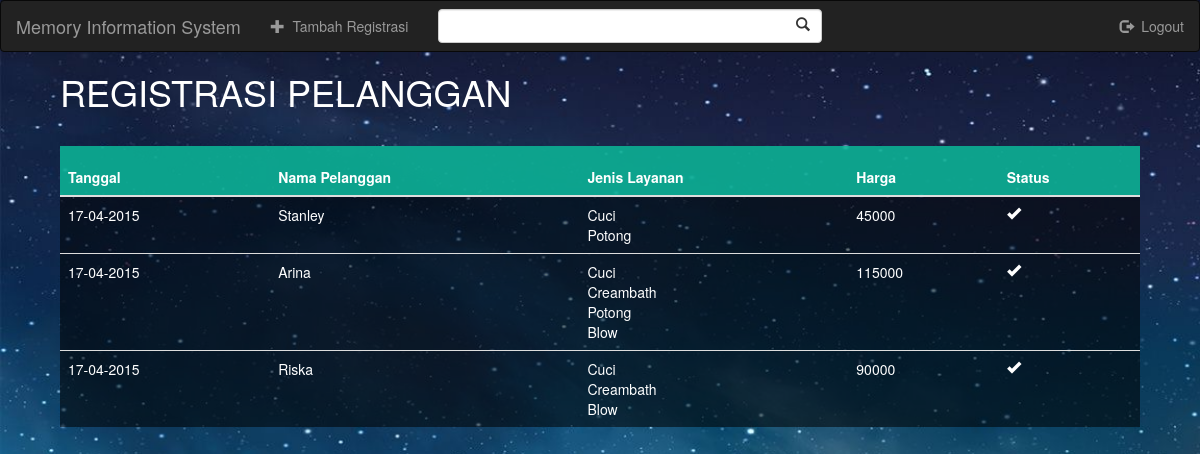
The page /layanan_selesai.php (signed in) on the database its author committed.
### tables this page shows
CREATE TABLE IF NOT EXISTS `pesanan_layanan` (
  `id_layanan` int(11) NOT NULL,
  `nama_pelanggan` varchar(30) NOT NULL,
  PRIMARY KEY (`id_layanan`,`nama_pelanggan`),
  KEY `nama_pelanggan` (`nama_pelanggan`)
);

CREATE TABLE IF NOT EXISTS `pesanan` (
  `nama_pelanggan` varchar(30) NOT NULL,
  `status` tinyint(1) NOT NULL DEFAULT '0',
  PRIMARY KEY (`nama_pelanggan`)
);

### layanan_selesai.php (called while the page is built, shortened)
<?php
	include 'registrasi.php';
?>

### registrasi.php (the view, shortened to what this page needs)
<!DOCTYPE html PUBLIC "-//W3C//DTD XHTML 1.0 Transitional//EN" "http://www.w3.org/TR/xhtml1/DTD/xhtml1-transitional.dtd">
<html xmlns="http://www.w3.org/1999/xhtml">
    <head>
        <link href="assets/css/my-css.css" rel="stylesheet" />
        <link href="assets/css/bootstrap.css" rel="stylesheet" />
		<link rel="stylesheet" type="text/css" href="assets/css/component.css" />
    </head>
    <body class="background" style="overflow:hidden;">
        <nav role="navigation" class="navbar navbar-inverse">
            <div class="navbar-header">
                <a href="#" class="navbar-brand">Memory Information System</a>
            </div>
            <div id="navbarCollapse" class="collapse navbar-collapse">
                <ul class="nav navbar-nav">
                    <li><a href="#" class="md-trigger" data-modal="modal-10"><span class="glyphicon glyphicon-plus"></span>&nbsp;&nbsp;Tambah Registrasi</a></li>
                </ul>
                <form role="search" class="navbar-form navbar-left">
                    <span class="right-inner-addon">
                        <input type="text" placeholder="Search" class="form-control search-input">
                    </span>
                </form>
                <ul class="nav navbar-nav navbar-right">
                    <li><a href="logout.php"><span class="glyphicon glyphicon-log-out"></span>&nbsp;&nbsp;Logout</a></li>
                </ul>
            </div>
        </nav>
        <div class="header">
        <font color="white"><h1>REGISTRASI PELANGGAN</h1></font>
        </div>
        <div class="box-registrasi">
            <table class="table tabel-registrasi">
                <thead>
                    <tr>
                        <th>Tanggal</th>
                        <th>Nama Pelanggan</th>
                        <th>Jenis Layanan</th>
                        <th>Harga</th>
                        <th>Status</th>
                    </tr>
                </thead>
                <tbody>
                <?php
                    $pesanan= mysql_query("SELECT *, SUM(biaya) as jumlah FROM pesanan NATURAL JOIN pesanan_layanan NATURAL JOIN layanan WHERE id = id_layanan AND status = FALSE GROUP BY nama_pelanggan ORDER BY id_layanan DESC") or die(mysql_error());
                    while($row = mysql_fetch_assoc($pesanan)){
                        $nama = $row['nama_pelanggan'];
                        $biaya = $row['jumlah'];
                        $pelayanan = mysql_query("SELECT nama FROM pesanan_layanan NATURAL JOIN layanan WHERE nama_pelanggan='$nama' AND id = id_layanan") or die(mysql_error());
                        echo '
                        <tr>
                            <td>'.date('d-m-Y').'</td>
                            <td>'.$nama.'</td>
                            <td>';
                        while($rowpelayanan = mysql_fetch_assoc($pelayanan)){
                            echo $rowpelayanan['nama'].'<br>';
                        }
                        echo '
                            </td>
                            <td>'.$biaya.'</td>
                            <td><span class="glyphicon glyphicon-ok status-pelayanan" onclick = layanan_selesai.php></span></td>
                        </tr>';
                    }
                ?>
                </tbody>
            </table>
        </div>
    </body>
</html>

### assets/css/my-css.css (style rules this page uses)
.background { background-image:url(../img/background.jpg); background-attachment:fixed; background-size: cover; }
.right-inner-addon { position: relative; }
.right-inner-addon input { padding-right: 30px; }
.search-input { width: 180% !important; }
.box-registrasi { padding-left: 5%; padding-right: 5%; padding-top: 2%; }
.tabel-registrasi { background-color: rgba(0,0,0,0.55); color: #ffffff; }
.tabel-registrasi th, .tabel-registrasi td { height: 50px; }
.tabel-registrasi th { background-color: rgba(14,199,168,0.8) !important; }
.header { padding-left: 5%; }

### rows shown on the page
pesanan_layanan: nama_pelanggan.nama_pelanggan "Stanley", nama "Cuci", nama "Potong", biaya "45000"
pesanan_layanan: nama_pelanggan.nama_pelanggan "Arina", nama "Cuci", nama "Creambath", nama "Potong", nama "Blow", biaya "115000"
pesanan_layanan: nama_pelanggan.nama_pelanggan "Riska", nama "Cuci", nama "Creambath", nama "Blow", biaya "90000"
